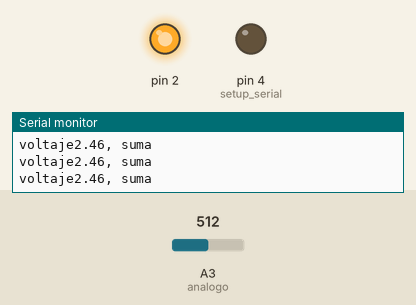
Bench run of a sketch on a simulated Arduino Uno, built with avr-gcc and run on an emulated ATmega328P. On the bench: output pins drawn as LEDs (lit = HIGH), the last lines printed to the serial monitor. The test bench sets the inputs (shaded band); at power-on: A3 (analogo) = 512.

Above: at 1.2 s.
1.3 s: A3 (analogo) set to 568
4.3 s: A3 (analogo) set to 600
At 5.5 s:
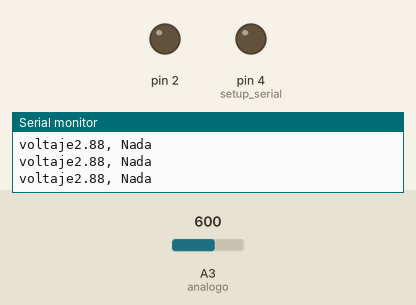
5.8 s: A3 (analogo) set to 739
8.8 s: A3 (analogo) set to 763
At 9.8 s:
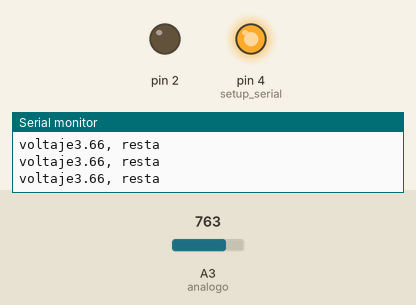
Timing chart, 0 to 11.3 s (numbered marks = the images above; inputs shaded):
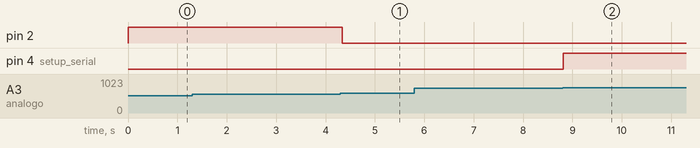

The sketch:

compensador.ino
```cpp
int analogo = 3;     // potentiometer wiper (middle terminal) connected to analog pin 3

void setup()
{
  Serial.begin(9600);
  pinMode (2, OUTPUT);
  pinMode (4, OUTPUT); //  setup serial
}
void loop()
{
  int val = analogRead(analogo);     // read the input pin
  float voltaje = val * 0.0048;
  Serial.print("voltaje");
  Serial.print(voltaje);

  if (voltaje >= 3.6)
  {
    digitalWrite(2, LOW);
    digitalWrite(4, HIGH);
    Serial.println(", resta");
  }
  else if (voltaje <= 2.8)
  {
    Serial.println(", suma");
    digitalWrite(2, HIGH);
    digitalWrite(4, LOW);
  }
  else // if (voltaje >= 2.8 && voltaje <= 3.6)
  {
    Serial.println(", Nada");
    digitalWrite(2, LOW);
    digitalWrite(4, LOW);
  }
}
```

Measured:
- the behaviour switches between 583 and 584 on A3 (analogo) (found by bisection; images 0 and 1)
- the behaviour switches between 749 and 750 on A3 (analogo) (found by bisection; images 1 and 2)
- after the input at 4.3 s, pin 2: HIGH → LOW at once
- after the input at 8.8 s, pin 4 (setup_serial): LOW → HIGH at once
